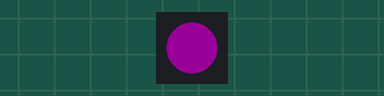
Bench run of a sketch on a simulated ESP32. On the bench: 1 RGB LEDs in strip order, left to right. Dim RGB values are drawn brighter than linear.

Above: at 0.2 s.
At 1.7 s:
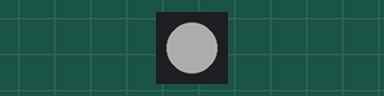
Timing chart, 0 to 3.0 s (numbered marks = the images above):
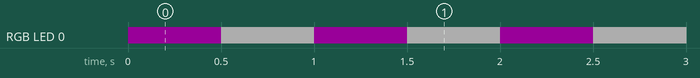

The sketch:

LED3.ino
```cpp
//Test - https://github.com/espressif/arduino-esp32
//arduino-cli core install esp32:esp32@2.0.14 //Works
//arduino-cli core install esp32:esp32@2.0.15 //Works
//arduino-cli core install esp32:esp32@2.0.16 //Works
//arduino-cli core install esp32:esp32@2.0.17 //Works

#define FASTLED_INTERNAL
#include <FastLED.h>

// Define LED pins for LILYGO T-Dongle-S3
#define LED_DI_PIN 40  // Data Input Pin
#define LED_CI_PIN 39  // Clock Input Pin

// Number of LEDs
#define NUM_LEDS 1

// Create an LED array
CRGB leds[NUM_LEDS];

void setup() {
  // Initialize FastLED with APA102 LED configuration
  FastLED.addLeds<APA102, LED_DI_PIN, LED_CI_PIN, BGR>(leds, NUM_LEDS);

  // Optional: Set brightness to avoid overdriving LEDs
  FastLED.setBrightness(50);
}

void loop() {
  // Flash the LED with green and blue colors alternately
  leds[0] = CRGB::Purple;  // Set LED to green
  FastLED.show();         // Display the color
  delay(500);             // Wait 500ms

  leds[0] = CRGB::White;   // Set LED to blue
  FastLED.show();         // Display the color
  delay(500);             // Wait 500ms
}
```

Measured:
- by itself, RGB LED 0: alternates RGB(50, 50, 50) for 0.50 s and RGB(25, 0, 25) for 0.50 s
